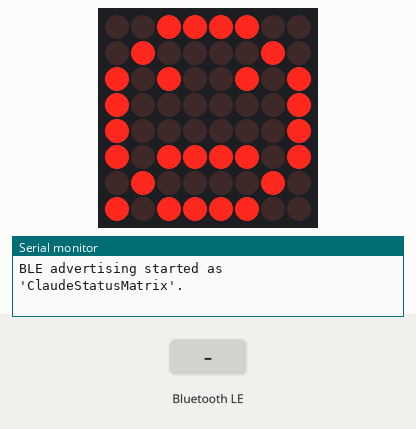
This sketch was run on a simulated ESP32-C3. Parts: 8×8 LED matrix, the last lines printed to the serial monitor. The test bench sets the inputs (shaded band). Nothing arrives over Bluetooth unless stated; a phone connects over Bluetooth LE 3 s after start.

Above: at 1.7 s.
1.8 s: Bluetooth LE write "A" received
At 3.65 s:
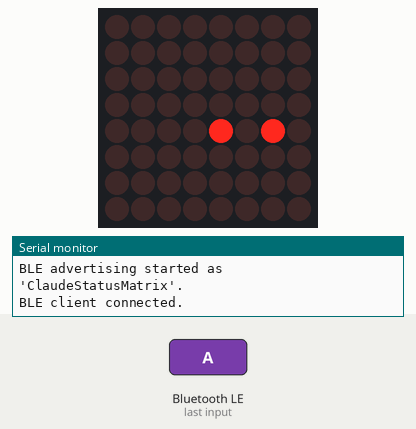
4.2 s: Bluetooth LE write "T" received
At 4.29 s:
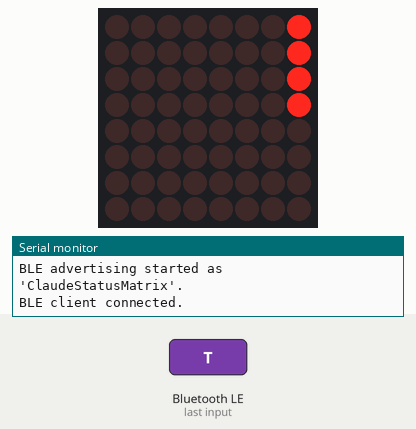
6.0 s: Bluetooth LE write "Q" received
At 6.2 s:
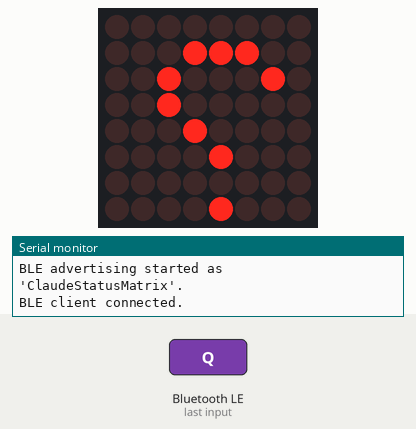
9.0 s: Bluetooth LE write "D" received
At 10.2 s:
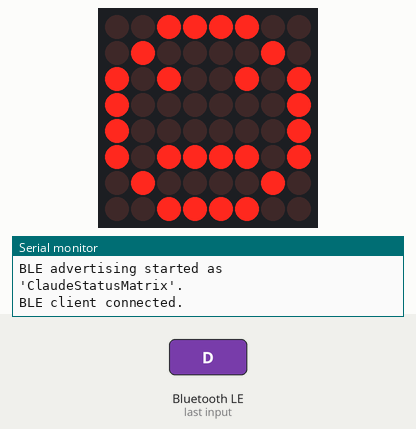
10.5 s: Bluetooth LE write "T" received
At 10.73 s:
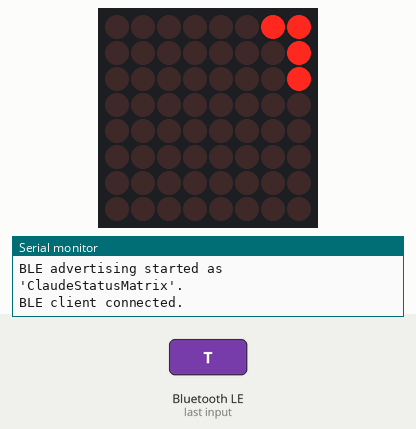
13.5 s: Bluetooth LE write "A" received
At 13.97 s:
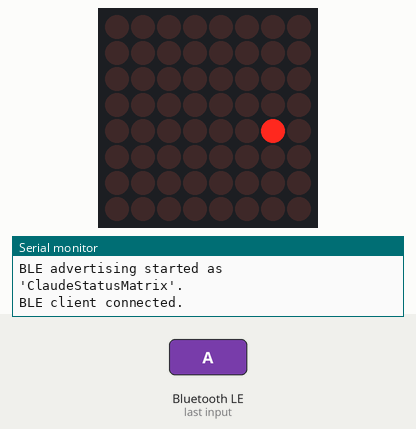

The sketch:

claude_matrix_esp32c3_ble.ino
```cpp
/*
  claude_matrix_esp32c3_ble.ino  --  v5

  v5: THINKING gets more than one face. Long tool-call sequences used to sit
  on the same 4-pixel perimeter chase the whole time -- now THINKING rotates
  through four different animations (chase, Cylon-style scanner, bouncing
  dot, breathing pulse) every THINKING_ANIM_SWITCH_MS, so a long-running
  turn doesn't look frozen on one pattern. Purely cosmetic -- no protocol
  change, ANALYZING/QUESTION/DONE untouched.

  v4: THE STABILITY FIX. The 3-second heartbeat in v3.x flooded the ESP32's
  BLE stack and caused disconnects on multiple PC Bluetooth adapters (Intel,
  MediaTek). Phone connections (no writes) were stable, proving the writes
  were the cause. Fix: heartbeat interval raised to 30s, ghost timeout to
  60s, and the Python side now uses acknowledged writes (response=True)
  for flow control. The result: stable connections indefinitely, ghost
  detection still works (just slower — dead centrals caught within ~60s
  instead of ~8s), and the grace-period display from v3.3 covers the
  longer detection window.

  Carries forward all v3.3 features: link-blip grace period (30s hold of
  last state on disconnect), corner link-dot on all patterns, heartbeat-
  safe animation timers.

  v2's approach (requesting a shorter supervision timeout via the
  parameterized onConnect overload) used esp_ble_gatts_cb_param_t, an
  internal type that moved between ESP32 core versions and broke the
  compile on core 3.x. v3 replaces it with something better AND
  version-proof: a HEARTBEAT.

  How it works:
    - The Python watcher now re-sends the current state every ~3 seconds,
      even when nothing changed.
    - If this firmware is "connected" but receives NO write for 8 seconds,
      the central is a ghost (PC slept, watcher process killed) -- so it
      force-disconnects, reverts the display, and resumes advertising.
      A new watcher can then find the device within seconds.
    - Bonus: any lost/garbled state byte self-heals within one heartbeat.

  Only APIs already used by v1 are involved, so this compiles on any core
  version v1 compiled on. REQUIRES the matching Python-side update (the
  heartbeat in claude_light_tracker.py / chat_watcher.py) -- older Python
  versions never re-send, which this firmware would misread as a ghost
  every 8 seconds. Update both together.

  Also kept from v2 -- the honest-display patch:
    - On disconnect, the display reverts to the idle face instead of
      animating a stale state forever.
    - A single corner pixel (bottom-right) lights whenever NO watcher is
      connected (including at boot): face + corner dot = "device fine,
      waiting for computer"; face alone = "connected and idle".

  Everything else -- protocol, patterns, wiring, libraries -- is unchanged
  from v1. One ASCII byte per command on the Nordic-UART-style RX
  characteristic:
    'A' analyzing   'T' thinking   'Q' question   'D' done/idle
*/

#include <BLEDevice.h>
#include <BLEServer.h>
#include <BLEUtils.h>
#include <BLE2902.h>
#include <MD_MAX72xx.h>

#define SERVICE_UUID           "6E400001-B5A3-F393-E0A9-E50E24DCCA9E"
#define CHARACTERISTIC_UUID_RX "6E400002-B5A3-F393-E0A9-E50E24DCCA9E"

#define HARDWARE_TYPE MD_MAX72XX::FC16_HW
#define MAX_DEVICES 1
#define DATA_PIN 4
#define CLK_PIN 5
#define CS_PIN 6

// A live watcher heartbeats every ~45s; 90s of silence = ghost connection.
// (v3.x used 8s/3s, which flooded the BLE stack and caused disconnects.
// The connection also has baseline instability (~3min drops on some
// adapters regardless of writes), so the grace period below covers the
// detection-and-reconnect window visually.)
#define GHOST_TIMEOUT_MS 90000UL

// How long a disconnect may last before the display gives up on the last
// known state and reverts to idle. Short link blips stay visually seamless
// (last state + corner dot); genuine departures still resolve honestly.
#define LINK_GRACE_MS 30000UL

// THINKING rotates through several animations rather than looping one
// forever -- this is how long each one gets before handing off to the next.
#define THINKING_ANIM_SWITCH_MS 4000UL

// Normal display brightness (0-15). THINKING's pulse animation drives
// intensity down to breathe, so every OTHER draw function re-asserts this
// explicitly rather than assuming it was never touched.
#define NORMAL_INTENSITY 8

MD_MAX72XX mx = MD_MAX72XX(HARDWARE_TYPE, DATA_PIN, CLK_PIN, CS_PIN, MAX_DEVICES);

BLECharacteristic *pRxCharacteristic;
BLEServer *pServer = nullptr;

// Shared between BLE callbacks (BLE task) and loop() -- volatile so loop()
// always sees fresh values.
volatile bool deviceConnected = false;
volatile char currentState = 'D';
volatile unsigned long lastRxTime = 0;  // last write received (heartbeats count)
volatile unsigned long disconnectedAt = 0;  // when the link last dropped (grace timer)

char lastState = 0;          // forces an initial draw
bool lastConnected = false;  // detects connect/disconnect edges in loop()

unsigned long lastAnimTime = 0;
int animFrame = 0;
bool blinkOn = true;

// Which THINKING animation is currently showing, and when it last rotated.
// Fixed cyclic order (not random) -- predictable and easy to eyeball-test.
enum ThinkingAnim {
  ANIM_CHASE = 0,    // perimeter trail (the original v1-v4 THINKING look)
  ANIM_SCANNER,      // full-column Cylon-eye sweep
  ANIM_BOUNCE,       // single dot bouncing across the middle row
  ANIM_PULSE,        // filled diamond breathing via intensity, not position
  THINKING_ANIM_COUNT  // sentinel -- must stay last
};
int thinkingAnimIndex = 0;
unsigned long thinkingAnimSwitchedAt = 0;

// "No computer connected" indicator pixel: bottom-right corner, unused by
// every pattern drawn while disconnected (disconnect forces state to 'D').
const int LINK_DOT_ROW = 7;
const int LINK_DOT_COL = 7;

const bool smileyFace[8][8] = {
  {0, 0, 1, 1, 1, 1, 0, 0},
  {0, 1, 0, 0, 0, 0, 1, 0},
  {1, 0, 1, 0, 0, 1, 0, 1},  // eyes
  {1, 0, 0, 0, 0, 0, 0, 1},
  {1, 0, 0, 0, 0, 0, 0, 1},
  {1, 0, 1, 1, 1, 1, 0, 1},  // mouth
  {0, 1, 0, 0, 0, 0, 1, 0},
  {0, 0, 1, 1, 1, 1, 0, 0},
};

const bool questionMark[7][8] = {
  {0, 0, 0, 0, 0, 0, 0, 0},
  {0, 0, 1, 1, 1, 0, 0, 0},  // top curve
  {0, 1, 0, 0, 0, 1, 0, 0},
  {0, 0, 0, 0, 0, 1, 0, 0},
  {0, 0, 0, 0, 1, 0, 0, 0},
  {0, 0, 0, 1, 0, 0, 0, 0},  // curve tapering down to the stem
  {0, 0, 0, 0, 0, 0, 0, 0},  // gap before the dot
};
const int QUESTION_DOT_ROW = 7;
const int QUESTION_DOT_COL = 3;

const int perimeterRow[28] = {
  0, 0, 0, 0, 0, 0, 0, 0,
  1, 2, 3, 4, 5, 6, 7,
  7, 7, 7, 7, 7, 7, 7,
  6, 5, 4, 3, 2, 1
};
const int perimeterCol[28] = {
  0, 1, 2, 3, 4, 5, 6, 7,
  7, 7, 7, 7, 7, 7, 7,
  6, 5, 4, 3, 2, 1, 0,
  0, 0, 0, 0, 0, 0
};

// ANIM_PULSE's shape -- stays fixed on screen; the animation is entirely in
// the intensity breathing (see drawThinkingPulse), not pixel movement.
const bool pulseDiamond[8][8] = {
  {0, 0, 0, 1, 1, 0, 0, 0},
  {0, 0, 1, 1, 1, 1, 0, 0},
  {0, 1, 1, 1, 1, 1, 1, 0},
  {1, 1, 1, 1, 1, 1, 1, 1},
  {1, 1, 1, 1, 1, 1, 1, 1},
  {0, 1, 1, 1, 1, 1, 1, 0},
  {0, 0, 1, 1, 1, 1, 0, 0},
  {0, 0, 0, 1, 1, 0, 0, 0},
};

// v3.3: the link-dot overlays EVERY pattern while disconnected, applied at
// the end of each draw. (7,7) is unused by the face, question mark, and
// thinking dots; the THINKING spinner's trail passes through it, which
// reads fine -- the corner stays lit as the trail sweeps past.
void applyLinkDot() {
  if (!deviceConnected) {
    mx.setPoint(LINK_DOT_ROW, LINK_DOT_COL, true);
  }
}

void drawFace() {
  mx.control(MD_MAX72XX::INTENSITY, NORMAL_INTENSITY);  // undo any leftover THINKING-pulse dimming
  mx.clear();
  for (int row = 0; row < 8; row++) {
    for (int col = 0; col < 8; col++) {
      if (smileyFace[row][col]) {
        mx.setPoint(row, col, true);
      }
    }
  }
  applyLinkDot();
}

void drawQuestionMark() {
  mx.control(MD_MAX72XX::INTENSITY, NORMAL_INTENSITY);  // undo any leftover THINKING-pulse dimming
  mx.clear();
  for (int row = 0; row < 7; row++) {
    for (int col = 0; col < 8; col++) {
      if (questionMark[row][col]) {
        mx.setPoint(row, col, true);
      }
    }
  }
  mx.setPoint(QUESTION_DOT_ROW, QUESTION_DOT_COL, true);
  applyLinkDot();
}

void drawThinking(int frame) {
  mx.control(MD_MAX72XX::INTENSITY, NORMAL_INTENSITY);  // undo any leftover THINKING-pulse dimming
  mx.clear();
  const int dotCols[3] = {1, 3, 5};
  const int dotsToShow = frame % 4;
  for (int i = 0; i < dotsToShow; i++) {
    mx.setPoint(4, dotCols[i], true);
  }
  applyLinkDot();
}

// -- THINKING animations -- rotated through by drawThinkingFrame() below --

// The original v1-v4 THINKING look: a 4-pixel trail chasing around the
// matrix's outer edge.
void drawThinkingChase(int frame) {
  mx.control(MD_MAX72XX::INTENSITY, NORMAL_INTENSITY);
  mx.clear();
  const int trailLength = 4;
  for (int i = 0; i < trailLength; i++) {
    int idx = ((frame - i) % 28 + 28) % 28;
    mx.setPoint(perimeterRow[idx], perimeterCol[idx], true);
  }
  applyLinkDot();
}

// Full column sweeping left-to-right-to-left, "Cylon eye" style. Triangle
// wave over a 14-frame period: 0,1,2,...,7,6,5,...,1 -- covers columns 0-7
// and back without a stutter or repeated endpoint frame.
void drawThinkingScanner(int frame) {
  mx.control(MD_MAX72XX::INTENSITY, NORMAL_INTENSITY);
  mx.clear();
  const int period = 14;
  int pos = frame % period;
  int col = (pos < 8) ? pos : period - pos;
  for (int row = 0; row < 8; row++) {
    mx.setPoint(row, col, true);
  }
  applyLinkDot();
}

// A single dot bouncing across the middle row, ball-in-a-box style. Same
// triangle-wave math as the scanner, just one pixel instead of a column.
void drawThinkingBounce(int frame) {
  mx.control(MD_MAX72XX::INTENSITY, NORMAL_INTENSITY);
  mx.clear();
  const int period = 14;
  int pos = frame % period;
  int col = (pos < 8) ? pos : period - pos;
  mx.setPoint(4, col, true);
  applyLinkDot();
}

// A fixed diamond that breathes via display intensity instead of moving --
// gives the rotation a "calm" beat between the three motion-based ones.
// Floor of 0 (not off) so it dims to a low glow rather than blinking dark.
void drawThinkingPulse(int frame) {
  mx.clear();
  for (int row = 0; row < 8; row++) {
    for (int col = 0; col < 8; col++) {
      if (pulseDiamond[row][col]) {
        mx.setPoint(row, col, true);
      }
    }
  }
  const int period = 32;
  int pos = frame % period;
  int level = (pos < 16) ? pos : period - pos;  // triangle wave 0..15..0
  mx.control(MD_MAX72XX::INTENSITY, level);
  applyLinkDot();
}

// Dispatches to whichever THINKING animation is currently active. Kept as
// one switch so loop() doesn't need to know the animation list itself.
void drawThinkingFrame(int animIndex, int frame) {
  switch (animIndex) {
    case ANIM_CHASE:   drawThinkingChase(frame);   break;
    case ANIM_SCANNER: drawThinkingScanner(frame); break;
    case ANIM_BOUNCE:  drawThinkingBounce(frame);  break;
    case ANIM_PULSE:   drawThinkingPulse(frame);   break;
  }
}

class ServerCallbacks: public BLEServerCallbacks {
  void onConnect(BLEServer *server) {
    deviceConnected = true;
    lastRxTime = millis();  // fresh grace period -- don't ghost-trip before
                            // the watcher's first write arrives
    Serial.println("BLE client connected.");
  }

  void onDisconnect(BLEServer *server) {
    deviceConnected = false;
    // NOTE: disconnectedAt is NOT set here -- it's set in loop()'s edge
    // detection instead, to avoid a race condition where loop() sees
    // deviceConnected=false but the old disconnectedAt value, causing the
    // grace period to expire instantly.
    Serial.println("BLE client disconnected. Holding last state (grace); restarting advertising...");
    delay(200);
    server->getAdvertising()->start();
  }
};

class RxCallbacks: public BLECharacteristicCallbacks {
  void onWrite(BLECharacteristic *pCharacteristic) {
    lastRxTime = millis();  // ANY write proves the central is alive,
                            // including repeated same-state heartbeats
    auto value = pCharacteristic->getValue();
    if (value.length() == 0) return;
    char cmd = value[0];
    if (cmd == 'A' || cmd == 'T' || cmd == 'Q' || cmd == 'D') {
      // v3.1 fix: heartbeats re-send the SAME state every ~3s as a pure
      // keepalive -- only reset animation timers/counters when the state
      // actually changes, otherwise blinking and dot animations get their
      // phase nudged on every heartbeat.
      if (cmd != currentState) {
        currentState = cmd;
        animFrame = 0;
        blinkOn = true;
        lastAnimTime = millis();
      }
    }
  }
};

void setup() {
  Serial.begin(115200);  // USB, debug prints only -- commands come over BLE

  mx.begin();
  mx.control(MD_MAX72XX::INTENSITY, 8);  // brightness 0-15

  // DIAGNOSTIC: flash all LEDs briefly on boot so a crash-reboot is
  // visually distinguishable from a graceful disconnect. If you see this
  // flash when the display reverts, the ESP32 is crashing, not just
  // losing the BLE link.
  mx.clear();
  for (int r = 0; r < 8; r++)
    for (int c = 0; c < 8; c++)
      mx.setPoint(r, c, true);
  delay(500);

  mx.clear();
  drawFace();  // boot into ready state; deviceConnected is false here, so
               // the corner link-dot shows until the first watcher connects

  BLEDevice::init("ClaudeStatusMatrix");
  pServer = BLEDevice::createServer();
  pServer->setCallbacks(new ServerCallbacks());

  BLEService *pService = pServer->createService(SERVICE_UUID);

  pRxCharacteristic = pService->createCharacteristic(
    CHARACTERISTIC_UUID_RX,
    BLECharacteristic::PROPERTY_WRITE | BLECharacteristic::PROPERTY_WRITE_NR
  );
  pRxCharacteristic->setCallbacks(new RxCallbacks());

  pService->start();

  BLEAdvertising *pAdvertising = BLEDevice::getAdvertising();
  pAdvertising->addServiceUUID(SERVICE_UUID);
  pAdvertising->setScanResponse(true);
  BLEDevice::startAdvertising();

  Serial.println("BLE advertising started as 'ClaudeStatusMatrix'.");
}

void loop() {
  unsigned long now = millis();

  // GHOST DETECTION: connected but silent for too long means the central
  // died without disconnecting (PC sleep, killed process). Force the
  // disconnect ourselves -- onDisconnect then reverts the display and
  // restarts advertising, making the device findable again within seconds
  // instead of waiting out the BLE stack's own long supervision timeout.
  if (deviceConnected && (now - lastRxTime > GHOST_TIMEOUT_MS)) {
    Serial.println("No writes for 8s -- ghost connection. Force-disconnecting...");
    deviceConnected = false;      // suppress re-triggering while teardown runs
    if (pServer != nullptr) {
      pServer->disconnect(pServer->getConnId());
    }
  }

  // A connect/disconnect edge forces a full redraw, so the link-dot
  // appears/disappears promptly. MUST run before the grace expiry check
  // below, because disconnectedAt is set here -- if grace expiry ran
  // first, it would see the stale old value and expire instantly.
  if (deviceConnected != lastConnected) {
    lastConnected = deviceConnected;
    lastState = 0;  // force the switch below to redraw the current state
    if (!deviceConnected) {
      // Set disconnectedAt HERE, not in onDisconnect -- the BLE callback
      // runs on a different FreeRTOS task, and loop() can sneak in between
      // the callback's `deviceConnected = false` and its `disconnectedAt =
      // millis()`, seeing the old value (0 from boot, or a stale timestamp
      // from a previous disconnect). The grace check (now - old_value > 30s)
      // then passes instantly, killing the grace period before it starts.
      // Setting it here on the same task eliminates the race.
      disconnectedAt = millis();
    }
  }

  // v3.3: grace expiry -- a disconnect that outlasts LINK_GRACE_MS
  // concedes the last state and reverts to idle (drawn with link-dot).
  // Runs AFTER edge detection above so disconnectedAt is always fresh.
  if (!deviceConnected && currentState != 'D' && (now - disconnectedAt > LINK_GRACE_MS)) {
    Serial.println("Disconnected past grace period -- reverting display to idle.");
    currentState = 'D';
  }

  char state = currentState;  // read the volatile once per pass
  bool justChanged = (state != lastState);

  switch (state) {
    case 'A':
      if (justChanged || now - lastAnimTime > 300) {
        drawThinking(animFrame);
        animFrame++;
        lastAnimTime = now;
      }
      break;

    case 'T':
      if (justChanged) {
        // Fresh THINKING turn always starts back at the chase animation,
        // not wherever the rotation happened to leave off last time.
        thinkingAnimIndex = ANIM_CHASE;
        thinkingAnimSwitchedAt = now;
        animFrame = 0;
        drawThinkingFrame(thinkingAnimIndex, animFrame);
        lastAnimTime = now;
      } else {
        if (now - thinkingAnimSwitchedAt > THINKING_ANIM_SWITCH_MS) {
          thinkingAnimIndex = (thinkingAnimIndex + 1) % THINKING_ANIM_COUNT;
          thinkingAnimSwitchedAt = now;
          animFrame = 0;  // let the newly-switched-to animation start clean
        }
        if (now - lastAnimTime > 90) {
          drawThinkingFrame(thinkingAnimIndex, animFrame);
          animFrame++;
          lastAnimTime = now;
        }
      }
      break;

    case 'Q':
      if (justChanged) {
        drawQuestionMark();
        blinkOn = true;
        lastAnimTime = now;
      } else if (now - lastAnimTime > 400) {
        blinkOn = !blinkOn;
        mx.setPoint(QUESTION_DOT_ROW, QUESTION_DOT_COL, blinkOn);
        lastAnimTime = now;
      }
      break;

    case 'D':
      if (justChanged) {
        drawFace();
      }
      break;
  }

  lastState = state;
}
```

Measured:
- after the input at 1.8 s, the display: first changes at once (image 1 shows a later state)
- after the input at 4.2 s, the display: changes at once (image 2)
- after the input at 6.0 s, the display: changes at once (image 3)
- after the input at 9.0 s, the display: changes at once (image 4)
- after the input at 10.5 s, the display: first changes at once (image 5 shows a later state)
- after the input at 13.5 s, the display: first changes at once (image 6 shows a later state)
- what the display in image 3 shows lasts 0.4 s, from 6.0 s to 6.4 s
